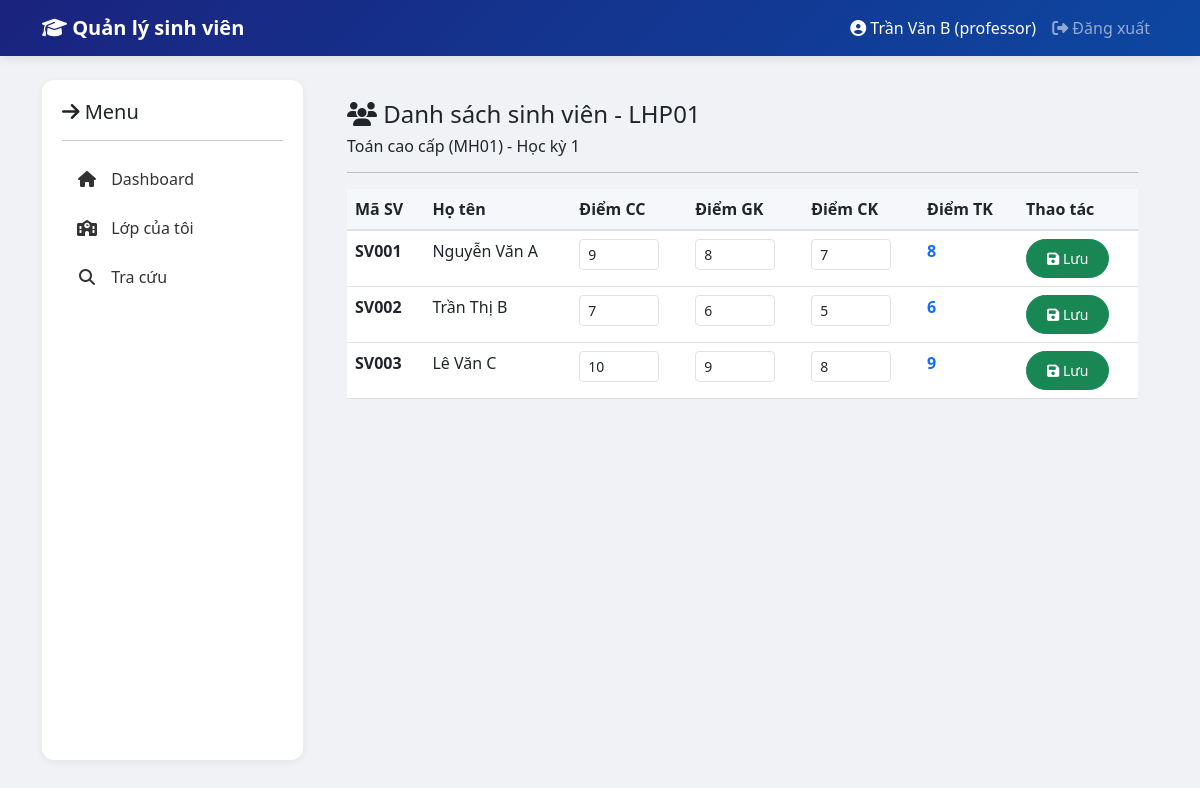
The app's page /professor/students/LHP01 (signed in) with its own data.
### tables this page shows
CREATE TABLE MonHoc (
    MaMH VARCHAR(20) PRIMARY KEY,
    TenMH VARCHAR(100) NOT NULL,
    SoTinChi INT NOT NULL
);

CREATE TABLE LopHocPhan (
    MaLHP VARCHAR(20) PRIMARY KEY,
    MaMH VARCHAR(20),
    MaGV VARCHAR(20),
    MaHK VARCHAR(20),
    SiSo INT DEFAULT 0,
    FOREIGN KEY (MaMH) REFERENCES MonHoc(MaMH),
    FOREIGN KEY (MaGV) REFERENCES GiangVien(MaGV),
    FOREIGN KEY (MaHK) REFERENCES HocKy(MaHK)
);

CREATE TABLE HocKy (
    MaHK VARCHAR(20) PRIMARY KEY,
    TenHK VARCHAR(100) NOT NULL,
    NamHoc VARCHAR(20) NOT NULL
);

CREATE TABLE KetQua (
    MaSV VARCHAR(20),
    MaLHP VARCHAR(20),
    DiemChuyenCan FLOAT DEFAULT 0,
    DiemGiuaKy FLOAT DEFAULT 0,
    DiemCuoiKy FLOAT DEFAULT 0,
    DiemTongKet FLOAT DEFAULT 0,
    PRIMARY KEY (MaSV, MaLHP),
    FOREIGN KEY (MaSV) REFERENCES SinhVien(MaSV),
    FOREIGN KEY (MaLHP) REFERENCES LopHocPhan(MaLHP)
);

CREATE TABLE SinhVien (
    MaSV VARCHAR(20) PRIMARY KEY,
    HoTen VARCHAR(100) NOT NULL,
    NgaySinh DATE NOT NULL,
    GioiTinh ENUM('Nam', 'Nữ') NOT NULL,
    SDT VARCHAR(15),
    DiaChi VARCHAR(200),
    MaLop VARCHAR(20),
    password VARCHAR(255) NOT NULL
);

### controllers/ProfessorController.php (called while the page is built, shortened)
<?php
require_once __DIR__ . '/../models/LopHocPhan.php';
require_once __DIR__ . '/../models/Ketqua.php';
require_once __DIR__ . '/../models/SinhVien.php';
require_once __DIR__ . '/../models/MonHoc.php';
require_once __DIR__ . '/../models/Hocky.php';
class ProfessorController {
    private $lopHocPhanModel;
    private $ketQuaModel;
    private $sinhVienModel;
    private $monHocModel;
    private $hocKyModel;
    public function __construct($pdo) {
        $this->lopHocPhanModel = new LopHocPhan($pdo);
        $this->ketQuaModel = new KetQua($pdo);
        $this->sinhVienModel = new SinhVien($pdo);
        $this->monHocModel = new MonHoc($pdo);
        $this->hocKyModel = new HocKy($pdo);
    }
    public function getClassStudents($maLHP) {
        $lopHocPhan = $this->lopHocPhanModel->getById($maLHP);
        $ketQuaList = $this->ketQuaModel->getByClass($maLHP);
        $populatedList = [];
        foreach ($ketQuaList as $kq) {
            $sinhVien = $this->sinhVienModel->getById($kq['MaSV']);
            $populatedList[] = array_merge($kq, [
                'sinhVien' => $sinhVien
            ]);
        }
        $monHoc = $this->monHocModel->getById($lopHocPhan['MaMH']);
        $hocKy = $this->hocKyModel->getById($lopHocPhan['MaHK']);
        render('professor/students', [
            'user' => $_SESSION['user'],
            'ketQuaList' => $populatedList,
            'lopHocPhan' => array_merge($lopHocPhan, [
                'monHoc' => $monHoc,
                'hocKy' => $hocKy
            ]),
            'MaLHP' => $maLHP,
            'success' => $_SESSION['success'] ?? null,
            'error' => $_SESSION['error'] ?? null
        ]);
    }
}
?>

### public/index.php (called while the page is built, shortened)
<?php
require_once __DIR__ . '/../config/database.php';
require_once __DIR__ . '/../routes/index.php';
?>

### models/LopHocPhan.php (called while the page is built, shortened)
<?php
class LopHocPhan {
    private $db;
    public function __construct($pdo) {
        $this->db = $pdo;
    }
    public function getById($maLHP) {
        $stmt = $this->db->prepare("SELECT * FROM LopHocPhan WHERE MaLHP = ?");
        $stmt->execute([$maLHP]);
        return $stmt->fetch();
    }
}
?>

### models/MonHoc.php (called while the page is built, shortened)
<?php
class MonHoc {
    private $db;
    public function __construct($pdo) {
        $this->db = $pdo;
    }
    public function getById($maMH) {
        $stmt = $this->db->prepare("SELECT * FROM MonHoc WHERE MaMH = ?");
        $stmt->execute([$maMH]);
        return $stmt->fetch();
    }
}
?>

### models/Hocky.php (called while the page is built, shortened)
<?php
class HocKy {
    private $db;
    public function __construct($pdo) {
        $this->db = $pdo;
    }
    public function getById($maHK) {
        $stmt = $this->db->prepare("SELECT * FROM HocKy WHERE MaHK = ?");
        $stmt->execute([$maHK]);
        return $stmt->fetch();
    }
}
?>

### models/Ketqua.php (called while the page is built, shortened)
<?php
class KetQua {
    private $db;
    public function __construct($pdo) {
        $this->db = $pdo;
    }
    public function getByClass($maLHP) {
        $stmt = $this->db->prepare("
            SELECT kq.*, sv.HoTen as TenSV
            FROM KetQua kq
            JOIN SinhVien sv ON kq.MaSV = sv.MaSV
            WHERE kq.MaLHP = ?
        ");
        $stmt->execute([$maLHP]);
        return $stmt->fetchAll();
    }
}
?>

### models/SinhVien.php (called while the page is built, shortened)
<?php
class SinhVien {
    private $db;
    public function __construct($pdo) {
        $this->db = $pdo;
    }
    public function getById($maSV) {
        $stmt = $this->db->prepare("SELECT * FROM SinhVien WHERE MaSV = ?");
        $stmt->execute([$maSV]);
        return $stmt->fetch();
    }
}
?>

### views/professor/students.php (the view, shortened to what this page needs)
<h4><i class="fas fa-users"></i> Danh sách sinh viên - <?= $MaLHP ?></h4>
<h6><?= $lopHocPhan['monHoc']['TenMH'] ?> (<?= $lopHocPhan['MaMH'] ?>) - <?= $lopHocPhan['hocKy']['TenHK'] ?></h6>
<hr>
<div class="table-responsive">
    <table class="table table-hover">
        <thead>
            <tr>
                <th>Mã SV</th>
                <th>Họ tên</th>
                <th>Điểm CC</th>
                <th>Điểm GK</th>
                <th>Điểm CK</th>
                <th>Điểm TK</th>
                <th>Thao tác</th>
            </tr>
        </thead>
        <tbody>
            <?php foreach ($ketQuaList as $kq): ?>
            <tr>
                <td><strong><?= $kq['MaSV'] ?></strong></td>
                <td><?= $kq['sinhVien']['HoTen'] ?></td>
                <td>
                    <input type="number" step="0.1" class="form-control form-control-sm diem-cc"
                           value="<?= $kq['DiemChuyenCan'] ?>" min="0" max="10" style="width:80px">
                </td>
                <td>
                    <input type="number" step="0.1" class="form-control form-control-sm diem-gk"
                           value="<?= $kq['DiemGiuaKy'] ?>" min="0" max="10" style="width:80px">
                </td>
                <td>
                    <input type="number" step="0.1" class="form-control form-control-sm diem-ck"
                           value="<?= $kq['DiemCuoiKy'] ?>" min="0" max="10" style="width:80px">
                </td>
                <td><strong class="text-primary"><?= $kq['DiemTongKet'] ?></strong></td>
                <td>
                    <button class="btn btn-success btn-sm btn-update"
                            data-masv="<?= $kq['MaSV'] ?>" data-malhp="<?= $kq['MaLHP'] ?>">
                        <i class="fas fa-save"></i> Lưu
                    </button>
                </td>
            </tr>
            <?php endforeach; ?>
        </tbody>
    </table>
</div>

### routes/index.php (shortened to what this page needs)
<?php
require_once __DIR__ . '/../config/database.php';
require_once __DIR__ . '/../controllers/ProfessorController.php';
$uri = parse_url($_SERVER['REQUEST_URI'], PHP_URL_PATH);
if (defined('BASE_URL') && BASE_URL !== '' && str_starts_with($uri, BASE_URL)) {
    $uri = substr($uri, strlen(BASE_URL));
}
$method = $_SERVER['REQUEST_METHOD'];
$authController = new AuthController($pdo);
$professorController = new ProfessorController($pdo);
if ($uri === '/auth/login' && $method === 'GET') {
    $authController->showLogin();
} elseif ($uri === '/auth/login' && $method === 'POST') {
    $authController->login();
} elseif ($uri === '/auth/logout') {
    $authController->logout();
}
elseif (str_starts_with($uri, '/professor')) {
    if ($uri === '/professor/dashboard') {
        $professorController->dashboard();
    } elseif ($uri === '/professor/classes') {
        $professorController->getClasses();
    } elseif (preg_match('/\/professor\/students\/(.+)/', $uri, $matches)) {
        $professorController->getClassStudents($matches[1]);
    } elseif ($uri === '/professor/update-score' && $method === 'POST') {
        $professorController->updateScore();
    } elseif ($uri === '/professor/search') {
        $professorController->searchStudents();
    }
}
else {
    http_response_code(404);
    render('error', [
        'title' => '404 - Không tìm thấy',
        'message' => 'Trang bạn yêu cầu không tồn tại'
    ]);
}
?>

### config/database.php (shortened to what this page needs)
<?php
function url($path = '') {
    $base = defined('BASE_URL') ? BASE_URL : '';
    if ($path === '' || $path === '/') {
        return $base ?: '/';
    }
    return ($base ? $base : '') . '/' . ltrim($path, '/');
}
function render($view, $data = []) {
    extract($data);
    $viewFile = __DIR__ . '/../views/' . $view . '.php';
    include $viewFile;
    $content = ob_get_clean();
    $layoutFile = __DIR__ . '/../views/layouts/main.php';
    if (file_exists($layoutFile)) {
        include $layoutFile;
    } else {
        echo $content;
    }
}
?>

### views/layouts/main.php (shortened to what this page needs)
<!DOCTYPE html>
<html lang="vi">
<head>
    <link href="https://cdn.jsdelivr.net/npm/bootstrap@5.3.0/dist/css/bootstrap.min.css" rel="stylesheet">
    <link rel="stylesheet" href="https://cdnjs.cloudflare.com/ajax/libs/font-awesome/6.4.0/css/all.min.css">
    <link rel="stylesheet" href="<?= url('/css/style.css') ?>">
</head>
<body>
    <nav class="navbar navbar-expand-lg navbar-dark">
        <div class="container">
            <a class="navbar-brand" href="<?= url('/') ?>">
                <i class="fas fa-graduation-cap"></i> Quản lý sinh viên
            </a>
            <div class="collapse navbar-collapse" id="navbarNav">
                <ul class="navbar-nav ms-auto">
                    <?php if (isset($_SESSION['user'])): ?>
                    <li class="nav-item">
                        <span class="nav-link text-white">
                            <i class="fas fa-user-circle"></i>
                            <?= $_SESSION['user']['hoTen'] ?> (<?= $_SESSION['user']['role'] ?>)
                        </span>
                    </li>
                    <li class="nav-item">
                        <a class="nav-link" href="<?= url('/auth/logout') ?>">
                            <i class="fas fa-sign-out-alt"></i> Đăng xuất
                        </a>
                    </li>
                    <?php endif; ?>
                </ul>
            </div>
        </div>
    </nav>
    <div class="container mt-4">
        <div class="row">
            <?php if (isset($_SESSION['user'])): ?>
            <div class="col-md-3">
                <div class="sidebar">
                    <h5 class="mb-3"><i class="fas fa-arrow-right"></i> Menu</h5>
                    <hr>
                    <?php if ($_SESSION['user']['role'] === 'admin'): ?>
                        <a href="<?= url('/admin/dashboard') ?>" class="nav-link <?= ($active ?? '') === 'dashboard' ? 'active' : '' ?>">
                            <i class="fas fa-home"></i> Dashboard
                        </a>
                        <a href="<?= url('/admin/sinhvien') ?>" class="nav-link <?= ($active ?? '') === 'sinhvien' ? 'active' : '' ?>">
                            <i class="fas fa-users"></i> Sinh viên
                        </a>
                        <a href="<?= url('/admin/giangvien') ?>" class="nav-link <?= ($active ?? '') === 'giangvien' ? 'active' : '' ?>">
                            <i class="fas fa-chalkboard-teacher"></i> Giảng viên
                        </a>
                        <a href="<?= url('/admin/monhoc') ?>" class="nav-link <?= ($active ?? '') === 'monhoc' ? 'active' : '' ?>">
                            <i class="fas fa-book"></i> Môn học
                        </a>
                        <a href="<?= url('/admin/hocky') ?>" class="nav-link <?= ($active ?? '') === 'hocky' ? 'active' : '' ?>">
                            <i class="fas fa-calendar-alt"></i> Học kỳ
                        </a>
                        <a href="<?= url('/admin/lophocphan') ?>" class="nav-link <?= ($active ?? '') === 'lophocphan' ? 'active' : '' ?>">
                            <i class="fas fa-layer-group"></i> Lớp học phần
                        </a>
                        <a href="<?= url('/admin/ketqua') ?>" class="nav-link <?= ($active ?? '') === 'ketqua' ? 'active' : '' ?>">
                            <i class="fas fa-clipboard-list"></i> Kết quả
                        </a>
                    <?php elseif ($_SESSION['user']['role'] === 'professor'): ?>
                        <a href="<?= url('/professor/dashboard') ?>" class="nav-link <?= ($active ?? '') === 'dashboard' ? 'active' : '' ?>">
                            <i class="fas fa-home"></i> Dashboard
                        </a>
                        <a href="<?= url('/professor/classes') ?>" class="nav-link <?= ($active ?? '') === 'classes' ? 'active' : '' ?>">
                            <i class="fas fa-school"></i> Lớp của tôi
                        </a>
                        <a href="<?= url('/professor/search') ?>" class="nav-link <?= ($active ?? '') === 'search' ? 'active' : '' ?>">
                            <i class="fas fa-search"></i> Tra cứu
                        </a>
                    <?php endif; ?>
                </div>
            </div>
            <div class="col-md-9">
                <div class="content">
                    <?= $content ?? '' ?>
                </div>
            </div>
            <?php else: ?>
            <div class="col-12">
                <?= $content ?? '' ?>
            </div>
            <?php endif; ?>
        </div>
    </div>
</body>
</html>

### public/css/style.css (style rules this page uses)
body { background: #f0f2f5; min-height: 100vh; }
.navbar { background: linear-gradient(135deg, #1a237e, #0d47a1); box-shadow: 0 2px 10px rgba(0,0,0,0.1); }
.navbar-brand { font-weight: 600; }
.sidebar { background: white; border-radius: 12px; padding: 20px; box-shadow: 0 2px 8px rgba(0,0,0,0.06); min-height: calc(100vh - 120px); }
.sidebar .nav-link { color: #333; border-radius: 8px; padding: 10px 15px; margin-bottom: 5px; transition: all 0.2s; text-decoration: none; display: block; }
.sidebar .nav-link i { margin-right: 10px; width: 20px; text-align: center; }
.content { padding: 20px; }
.btn { border-radius: 30px; padding: 8px 20px; }
.table th { background: #f5f7fb; border-bottom: 2px solid #dde1e9; }

### records on screen
monhoc: TenMH "Toán cao cấp"
lophocphan: MaMH "MH01"
hocky: TenHK "Học kỳ 1"
ketqua: MaSV "SV001", MaSV.HoTen "Nguyễn Văn A", DiemChuyenCan "9", DiemGiuaKy "8", DiemCuoiKy "7", DiemTongKet "8"
ketqua: MaSV "SV002", MaSV.HoTen "Trần Thị B", DiemChuyenCan "7", DiemGiuaKy "6", DiemCuoiKy "5", DiemTongKet "6"
ketqua: MaSV "SV003", MaSV.HoTen "Lê Văn C", DiemChuyenCan "10", DiemGiuaKy "9", DiemCuoiKy "8", DiemTongKet "9"

### other values on screen
$_SESSION['user']['hoTen'] "Trần Văn B"
$_SESSION['user']['role'] "professor"
$MaLHP "LHP01"
